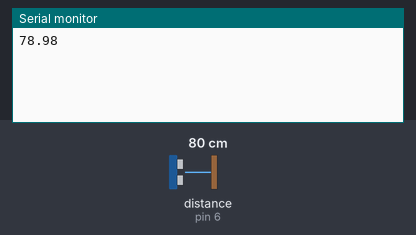
The sketch below on a simulated Arduino Uno, built with avr-gcc and run on an emulated ATmega328P. Parts: the last lines printed to the serial monitor. Wiring (inferred from the names in the program): ultrasonic range finder: trigger pin 7; echo pin 6. Inputs (shaded band) come from the test bench; at power-on: distance to the obstacle (sensor on pin 6) 80 cm. The echo pulse lasts 58.3 µs per cm.

Above: at 4.2 s.
4.3 s: distance to the obstacle (sensor on pin 6) set to 2 cm
At 9.4 s:
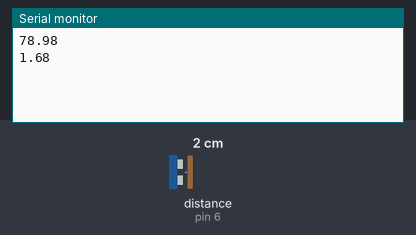
9.9 s: distance to the obstacle (sensor on pin 6) set to 4 cm
At 14.4 s:
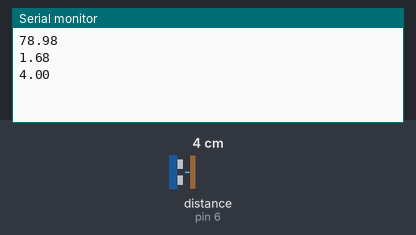
Timing chart, 0 to 15.9 s (numbered marks = the images above; inputs shaded):
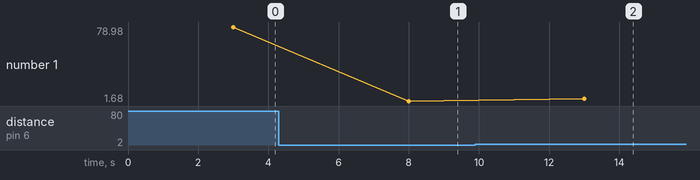

Measured:
- after the input at 4.3 s, the serial monitor: prints a new line after 3.7 s (image 1)
- after the input at 9.9 s, the serial monitor: prints a new line after 3.1 s (image 2)
- plotted number 1: 78.98 → 1.68 after the input at 4.3 s, 1.68 → 4 after the input at 9.9 s

The sketch:

SensorArduino.ino
```cpp
const int trigPin = 7;
const int echoPin = 6;

void setup() {
  pinMode(trigPin, OUTPUT);
  pinMode(echoPin, INPUT);

  Serial.begin(9600);
  delay(3000); // Esperar al inicio
}

void loop() {
  long duracion;
  float distancia;

  // Disparo del pulso ultrasónico
  digitalWrite(trigPin, LOW);
  delayMicroseconds(5);
  digitalWrite(trigPin, HIGH);
  delayMicroseconds(10);
  digitalWrite(trigPin, LOW);

  // Medir tiempo del eco
  duracion = pulseIn(echoPin, HIGH);

  // Calcular distancia en cm
  distancia = duracion * 0.034 / 2.0;

  // Enviar solo la distancia
  Serial.println(distancia);

  delay(5000); // Esperar antes de la siguiente medición
}
```
